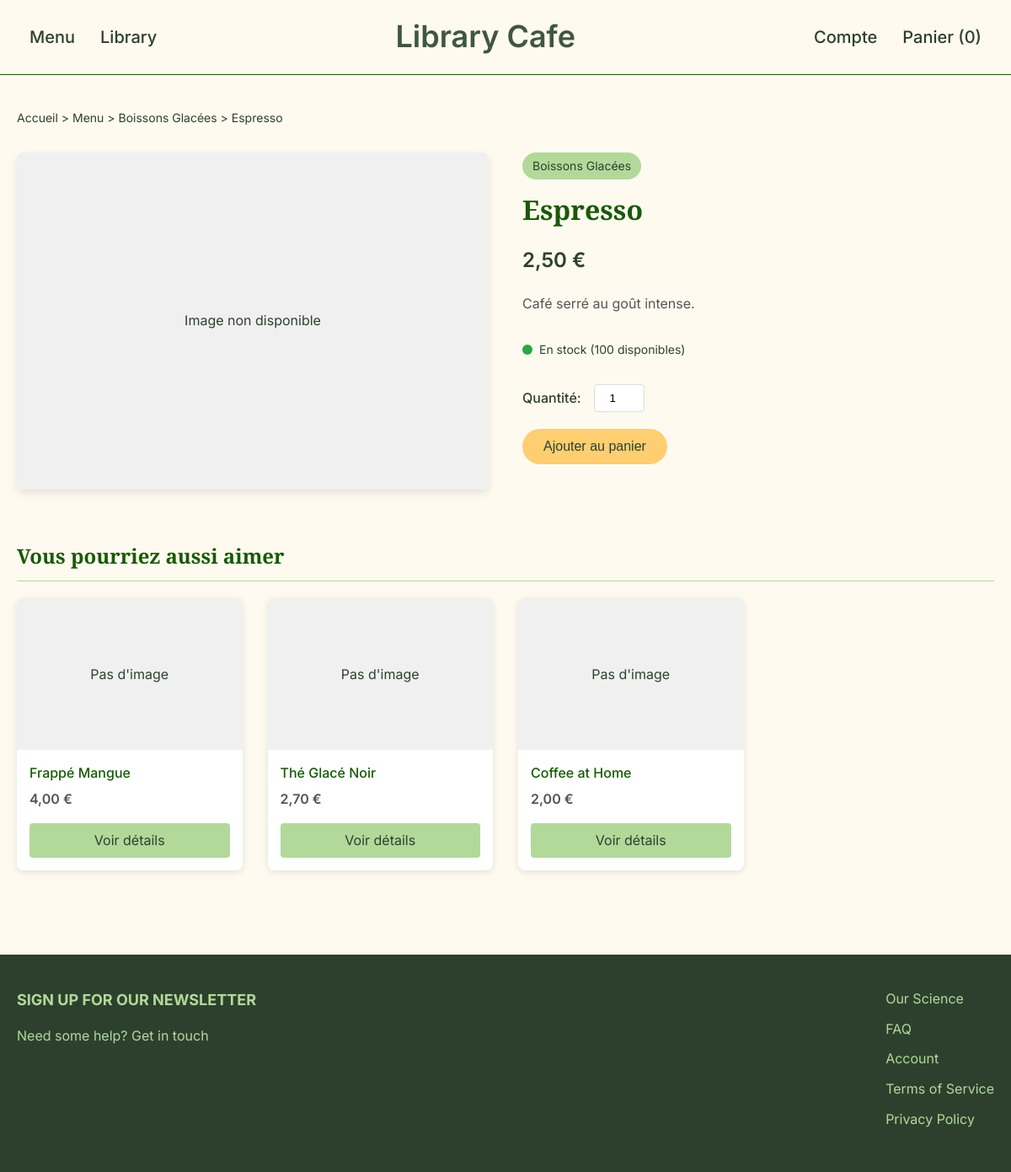
Before: /produit.php?id=2 with the older database file.
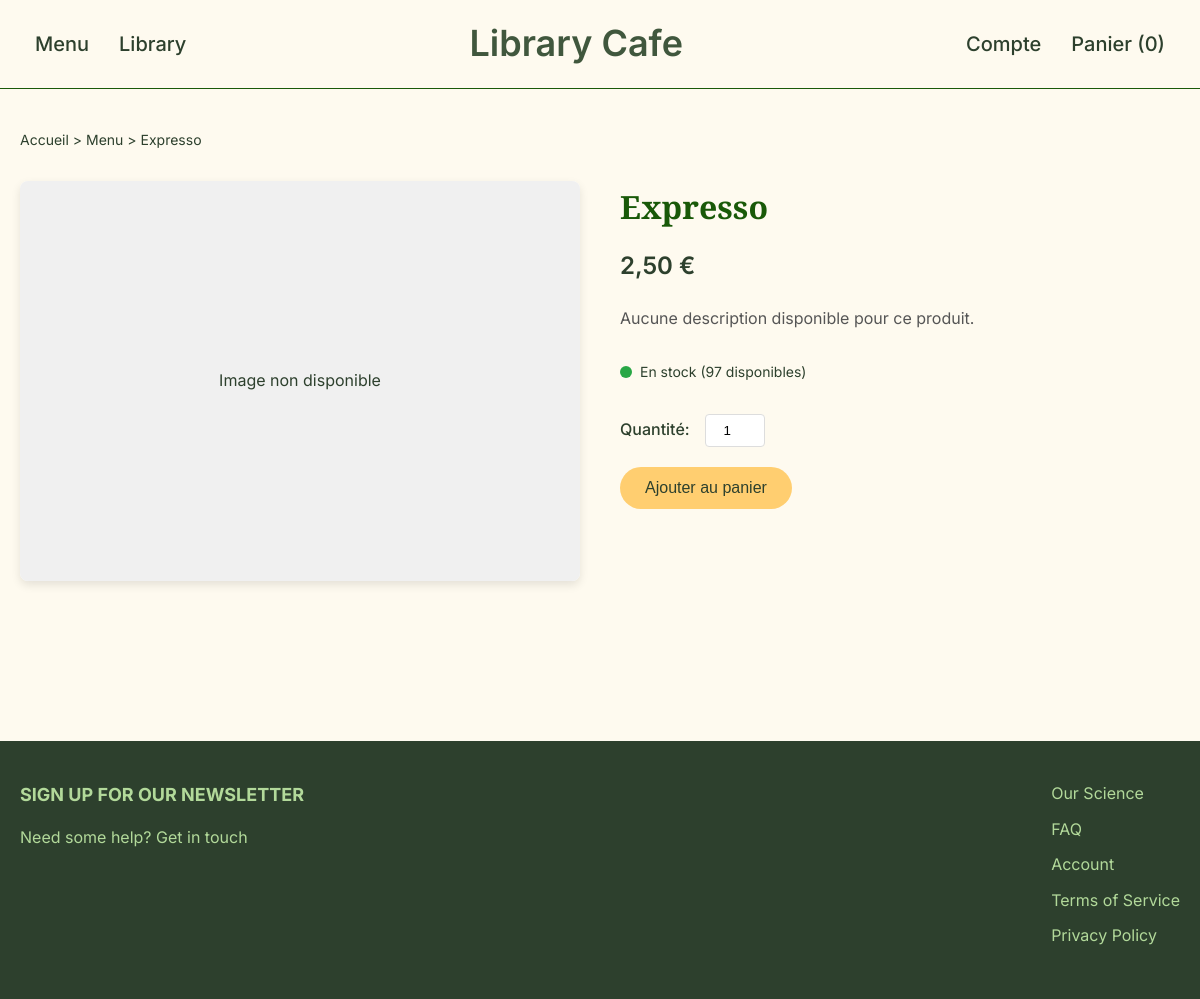
After: the same page with the newer database file.
### tables this page shows
CREATE TABLE `produits` (
  `id` int(11) NOT NULL,
  `nom` varchar(100) NOT NULL,
  `prix` decimal(5,2) NOT NULL,
  `stock` int(11) DEFAULT 100
);

CREATE TABLE categories (
  id INT AUTO_INCREMENT PRIMARY KEY,
  nom VARCHAR(100) NOT NULL
);

### produit.php (the view, shortened to what the changed rows need)
<?php
require_once 'bdd.php';
$id = intval($_GET['id']);
$stmt = $pdo->prepare("SELECT p.*, c.nom AS categorie_nom
                       FROM produits p
                       LEFT JOIN categories c ON p.categorie_id = c.id
                       WHERE p.id = ?");
$stmt->execute([$id]);
$produit = $stmt->fetch();
$produits_similaires = [];
if ($produit['categorie_id']) {
    $stmt = $pdo->prepare("SELECT * FROM produits
                           WHERE categorie_id = ? AND id != ?
                           LIMIT 4");
    $stmt->execute([$produit['categorie_id'], $id]);
    $produits_similaires = $stmt->fetchAll();
}
?>
<!DOCTYPE html>
<html lang="fr">
<head>
</head>
<body>
    <main>
        <div class="container">
            <div class="breadcrumb">
                <a href="Accueil.php">Accueil</a> &gt;
                <a href="menu.php">Menu</a> &gt;
                <?php if ($produit['categorie_id']): ?>
                    <a href="menu.php?cat=<?= $produit['categorie_id'] ?>"><?= htmlspecialchars($produit['categorie_nom']) ?></a> &gt;
                <?php endif; ?>
                <span><?= htmlspecialchars($produit['nom']) ?></span>
            </div>
            <section class="product-detail">
                <div class="product-image">
                </div>
                <div class="product-info">
                    <?php if ($produit['categorie_id']): ?>
                        <div class="product-category"><?= htmlspecialchars($produit['categorie_nom']) ?></div>
                    <?php endif; ?>
                    <h1 class="product-title"><?= htmlspecialchars($produit['nom']) ?></h1>
                    <div class="product-price"><?= number_format($produit['prix'], 2, ',', ' ') ?> €</div>
                    <?php if (isset($produit['description']) && !empty($produit['description'])): ?>
                        <div class="product-description"><?= nl2br(htmlspecialchars($produit['description'])) ?></div>
                    <?php else: ?>
                        <div class="product-description">Aucune description disponible pour ce produit.</div>
                    <?php endif; ?>
                    <div class="product-stock">
                        <?php if ($produit['stock'] > 10): ?>
                            <div class="stock-indicator in-stock"></div>
                            <span>En stock (<?= $produit['stock'] ?> disponibles)</span>
                        <?php elseif ($produit['stock'] > 0): ?>
                            <div class="stock-indicator low-stock"></div>
                            <span>Stock limité (<?= $produit['stock'] ?> restants)</span>
                        <?php else: ?>
                            <div class="stock-indicator out-of-stock"></div>
                            <span>Rupture de stock</span>
                        <?php endif; ?>
                    </div>
                    <div class="product-actions">
                        <form method="post" action="add_to_cart.php">
                        </form>
                    </div>
                </div>
            </section>
            <?php if (!empty($produits_similaires)): ?>
                <section class="similar-products">
                    <h2 class="section-title">Vous pourriez aussi aimer</h2>
                    <div class="products-grid">
                        <?php foreach ($produits_similaires as $produit): ?>
                            <div class="product-card">
                                <div class="card-image">
                                    <?php if (!empty($produit['image']) && file_exists($produit['image'])): ?>
                                        <img src="<?= htmlspecialchars($produit['image']) ?>" alt="<?= htmlspecialchars($produit['nom']) ?>">
                                    <?php else: ?>
                                        <div style="width:100%; height:100%; display:flex; align-items:center; justify-content:center; background-color:#f0f0f0;">
                                            <span>Pas d'image</span>
                                        </div>
                                    <?php endif; ?>
                                </div>
                                <div class="card-content">
                                    <h3 class="card-title"><?= htmlspecialchars($produit['nom']) ?></h3>
                                    <div class="card-price"><?= number_format($produit['prix'], 2, ',', ' ') ?> €</div>
                                    <a href="produit.php?id=<?= $produit['id'] ?>" class="card-button">Voir détails</a>
                                </div>
                            </div>
                        <?php endforeach; ?>
                    </div>
                </section>
            <?php endif; ?>
        </div>
    </main>
</body>
</html>

Changed rows visible on the page:
no longer on this page (row edited): produits: shows "Pas d'image", nom "Frappé Mangue", prix "4,00"
no longer on this page (row edited): produits: shows "Pas d'image", nom "Thé Glacé Noir", prix "2,70"
no longer on this page (row edited): produits: shows "Pas d'image", nom "Coffee at Home", prix "2,00"
changed produits: nom "Espresso" → "Expresso"; stock "100" → "97"; categorie_id 5 → empty (drawn); categorie.nom "Boissons Glacées" → (not shown); description "Café serré au goût intense." → (not shown)
Other visible differences:
text no longer shown: "> Vous pourriez aussi aimer"
text now shown: "Aucune description disponible pour ce produit."
